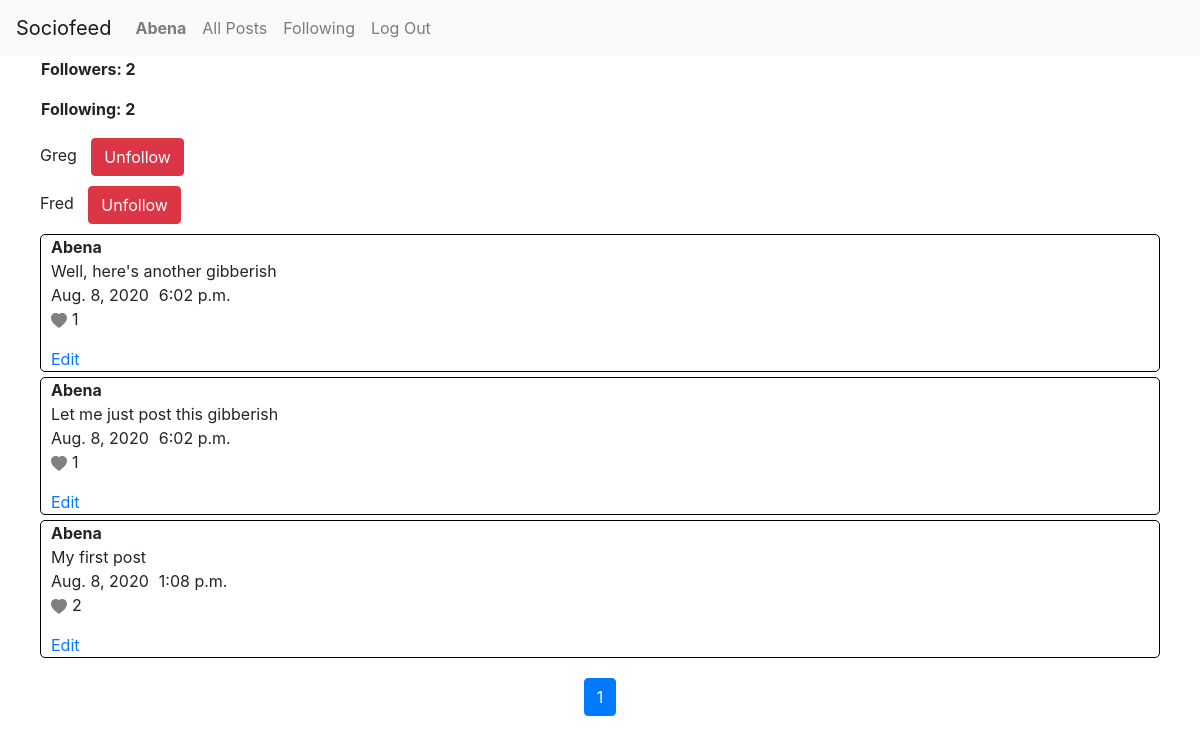
Page /profile (signed in) on the earlier database version.
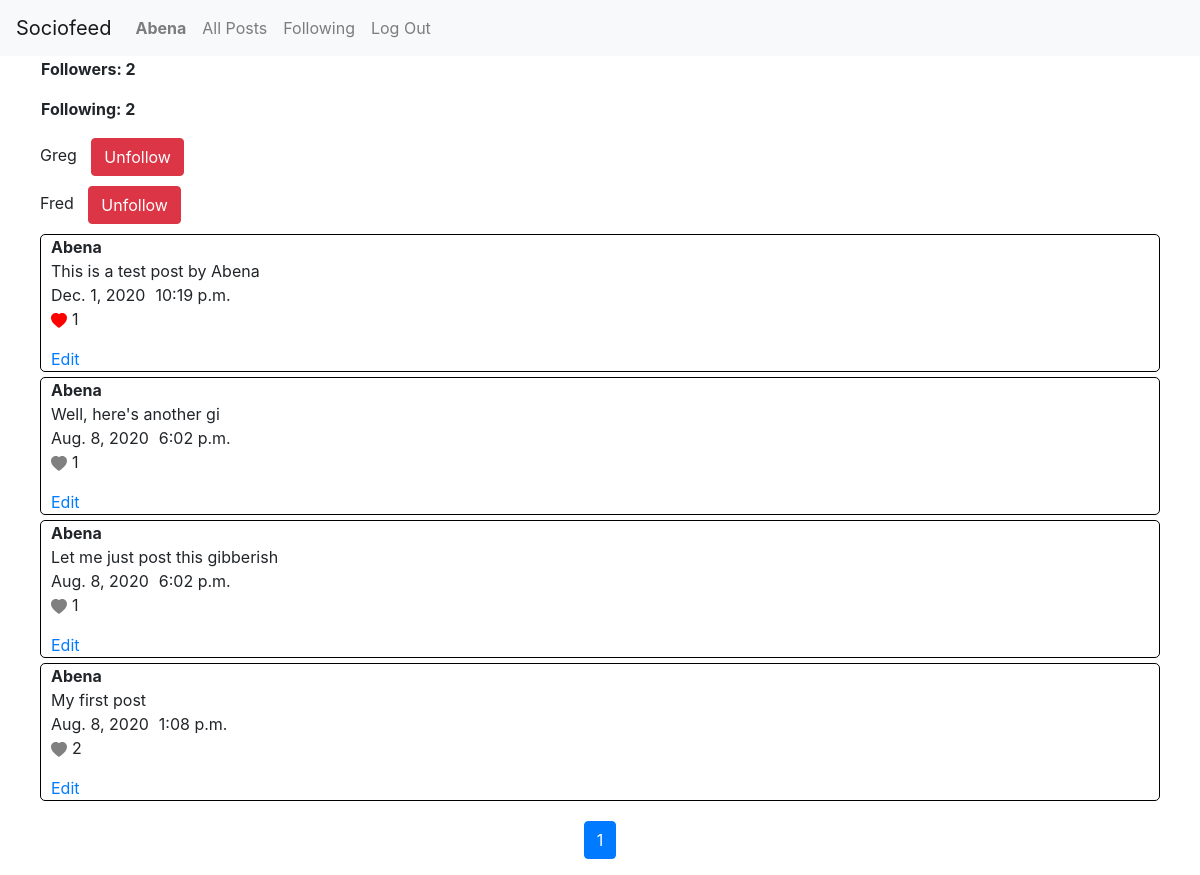
Same page on the later database version.
### network/models.py (models this page shows, shortened)
class User(AbstractUser):
    pass

class Post(models.Model):
    user = models.ForeignKey(User, on_delete=models.CASCADE)
    post = models.CharField(max_length=1000)
    date = models.DateField()
    time = models.TimeField()

### network/views.py (the view)
# urls.py: path("profile", views.profile, name="profile"),
@login_required
def profile(request):
    user = User.objects.get(username=request.user)
    users = User.objects.exclude(username=request.user)
    posts = Post.objects.filter(user=user).order_by('-id')
    paginator = Paginator(posts, 10)
    page_number = request.GET.get('page')
    posts = paginator.get_page(page_number)
    return render(request, "network/profile.html", {
        "user":user,
        "posts":posts,
        "users":users
    })

### network/templatetags/custom_template_tags.py (called while the page is built)
@register.simple_tag
def to_list(a, args):
    if args.filter(follow=a).exists():
        exists = True
    else:
        exists = False
    return exists

@register.simple_tag
def post_liker(a, args):
    if args.likes.filter(user=a).exists():
        exists = True
    else:
        exists = False
    return exists

### network/templates/network/profile.html (shortened to what this page needs)
{% extends "network/layout.html" %}
{% load custom_template_tags %}
{% block body %}
    <div id="f-f">
        <p id="followers">Followers: {{ user.followers.count }}</p>
        <p id="following">Following: {{ user.following.count }}</p>
    </div>
    {% for u in users %}
        <div id="user">
            {{ u.username|title }}
            {% to_list user u.followers as value %}
            {% if value == False %}
            <button class="btn btn-success" onclick="window.location.href='/follow/{{ u.id }}'">Follow</button>
            {% else %}
            <button class="btn btn-danger" onclick="window.location.href='/follow/{{ u.id }}'">Unfollow</button>
            {% endif %}
        </div>
    {% endfor %}
    <div class="post-main">
        {% for i in posts %}
            <div class="post-container">
                <div class="title-post">
                    <div class="title">{{ i.user|title }}</div>
                    <div class="post"> {{ i.post }} </div>
                </div>
                <div class="date-time">
                    <div class="date">{{ i.date }} </div>
                    <div class="time"> {{ i.time }} </div>
                </div>
                <div class="like">
                    <a class="like-link" id="like-{{ i.id }}" data-id="{{ i.id }}">
                        {% post_liker user i as likee %}
                        {% if likee == False %}
                        <svg id="b-{{ i.id }}" class="like-btn" width="1em" height="1em" viewBox="0 0 16 16" class="bi bi-heart-fill" fill="grey" xmlns="http://www.w3.org/2000/svg">
                            <path fill-rule="evenodd" d="M8 1.314C12.438-3.248 23.534 4.735 8 15-7.534 4.736 3.562-3.248 8 1.314z"/>
                        </svg>
                        {% else %}
                        <svg id="b-{{ i.id }}" class="like-btn" width="1em" height="1em" viewBox="0 0 16 16" class="bi bi-heart-fill" fill="red" xmlns="http://www.w3.org/2000/svg">
                            <path fill-rule="evenodd" d="M8 1.314C12.438-3.248 23.534 4.735 8 15-7.534 4.736 3.562-3.248 8 1.314z"/>
                        </svg>
                        {% endif %}
                    </a>
                    <p id="num-likes-{{ i.id }}" class="num-likes"> {{ i.likes.count}} </p>
                </div>
                <div class="edit">
                    {% if i.user == request.user %}
                        <a href="edit/{{ i.id }}">Edit</a>
                    {% endif %}
                </div>
            </div>
        {% endfor %}
    </div>
    <nav class="page-nav" aria-label="Page navigation example">
        <ul class="pagination">
                <li class="page-item active" aria-current="page">
                    <a class="page-link" href="?page={{ posts.number }}">{{ posts.number }} <span class="sr-only">(current)</span></a>
                </li>
        </ul>
    </nav>
{% endblock %}

Differences in the rows shown:
added Post: user "Abena", post "This is a test post by Abena", date "Dec. 1, 2020", time "10:19 p.m.", likes.count "1"
changed Post: post "Well, here's another gibberish" → "Well, here's another gi"
